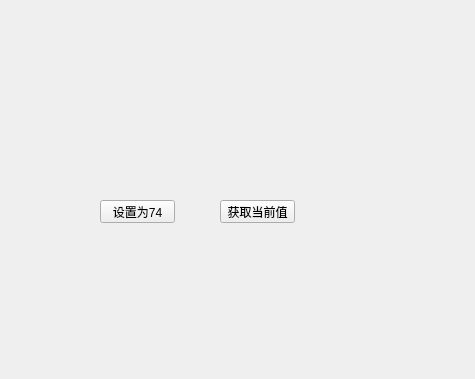
<?xml version="1.0" encoding="UTF-8"?>
<ui version="4.0">
 <class>Widget</class>
 <widget class="QWidget" name="Widget">
  <property name="geometry">
   <rect>
    <x>0</x>
    <y>0</y>
    <width>475</width>
    <height>379</height>
   </rect>
  </property>
  <property name="windowTitle">
   <string>Widget</string>
  </property>
  <widget class="smallwidget" name="widget" native="true">
   <property name="geometry">
    <rect>
     <x>70</x>
     <y>100</y>
     <width>321</width>
     <height>51</height>
    </rect>
   </property>
  </widget>
  <widget class="QPushButton" name="btn_set">
   <property name="geometry">
    <rect>
     <x>100</x>
     <y>200</y>
     <width>75</width>
     <height>23</height>
    </rect>
   </property>
   <property name="text">
    <string>设置为74</string>
   </property>
  </widget>
  <widget class="QPushButton" name="btn_get">
   <property name="geometry">
    <rect>
     <x>220</x>
     <y>200</y>
     <width>75</width>
     <height>23</height>
    </rect>
   </property>
   <property name="text">
    <string>获取当前值</string>
   </property>
  </widget>
 </widget>
 <layoutdefault spacing="6" margin="11"/>
 <customwidgets>
  <customwidget>
   <class>smallwidget</class>
   <extends>QWidget</extends>
   <header>smallwidget.h</header>
   <container>1</container>
  </customwidget>
 </customwidgets>
 <resources/>
 <connections/>
</ui>
